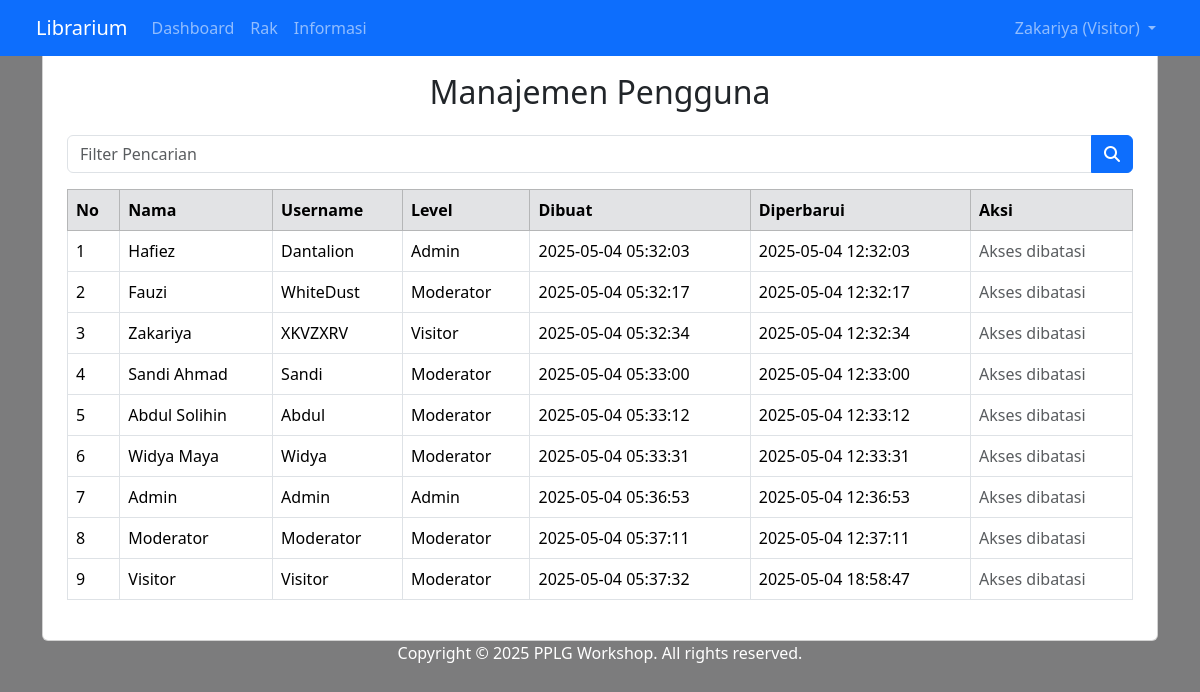
The app's page /user.php (signed in) with its own data.
### tables this page shows
CREATE TABLE `tb_user` (
  `id` int(11) NOT NULL,
  `created_at` timestamp NOT NULL DEFAULT current_timestamp(),
  `level` enum('Admin','Moderator','Visitor','') DEFAULT 'Visitor',
  `name` varchar(30) DEFAULT NULL,
  `pass` varchar(50) DEFAULT NULL,
  `username` varchar(30) DEFAULT NULL,
  `updated_at` datetime DEFAULT NULL
);

### user.php (the view, shortened to what this page needs)
<?php
include 'header.php';
$key = isset($_GET['key']) ? mysqli_real_escape_string($conn, $_GET['key']) : '';
if (!empty($key)) {
    $query = mysqli_query($conn, "SELECT * FROM tb_user WHERE name LIKE '%$key%' OR username LIKE '%$key%' OR level LIKE '%$key%'");
} else {
    $query = mysqli_query($conn, "SELECT * FROM tb_user");
}
?>
<head>
    <link rel="stylesheet" type="text/css" href="css/bootstrap.min.css">
</head>
<body class="bg-light">
    <div class="container mt-5">
        <div class="card p-4">
            <h2 class="mb-4 text-center">Manajemen Pengguna</h2>
            <form method="GET" action="">
                <div class="input-group mb-3">
                    <input type="text" name="key" class="form-control" placeholder="Filter Pencarian" value="<?= htmlspecialchars($key) ?>">
                    <button class="btn btn-primary" type="submit">
                        <i class="fa fa-search"></i>
                    </button>
                </div>
            </form>
            <table class="table table-bordered">
                <thead class="table-secondary">
                    <tr>
                        <th>No</th>
                        <th>Nama</th>
                        <th>Username</th>
                        <th>Level</th>
                        <th>Dibuat</th>
                        <th>Diperbarui</th>
                        <th>Aksi</th>
                    </tr>
                </thead>
                <tbody>
                    <?php
                    $no = 1;
                    while ($u = mysqli_fetch_assoc($query)):
                    ?>
                        <tr>
                            <td><?= $no++ ?></td>
                            <td><?= $u['name'] ?></td>
                            <td><?= $u['username'] ?></td>
                            <td><?= $u['level'] ?></td>
                            <td><?= $u['created_at'] ?></td>
                            <td><?= $u['updated_at'] ?></td>
                            <td>
                                <?php if ($_SESSION['ulevel'] == 'Admin'): ?>
                                    <a href="user_edit.php?id=<?= $u['id'] ?>" class="btn btn-warning btn-sm">Edit</a>
                                    <a href="user_delete.php?id=<?= $u['id'] ?>" class="btn btn-danger btn-sm" class="btn btn-danger btn-sm" onclick="return confirm('Hapus pengguna ini?')">Hapus</a>
                                <?php else: ?>
                                    <span class="text-muted">Akses dibatasi</span>
                                <?php endif; ?>
                            </td>
                        </tr>
                    <?php endwhile; ?>
                </tbody>
            </table>
        </div>
    </div>
</body>
<?php include 'footer.php'; ?>

### user.php (style rules this page uses)
body { background: linear-gradient(rgba(0, 0, 0, 0.5), rgba(0, 0, 0, 0.5)), url('images/background.jpg') no-repeat center center fixed; height: 100vh; background-attachment: fixed; background-position: center; background-repeat: no-repeat; background-size: cover; }

### records on screen
tb_user: name "Hafiez", username "Dantalion", level "Admin", created_at "2025-05-04 05:32:03", updated_at "2025-05-04 12:32:03"
tb_user: name "Fauzi", username "WhiteDust", level "Moderator", created_at "2025-05-04 05:32:17", updated_at "2025-05-04 12:32:17"
tb_user: name "Zakariya", username "XKVZXRV", level "Visitor", created_at "2025-05-04 05:32:34", updated_at "2025-05-04 12:32:34"
tb_user: name "Sandi Ahmad", username "Sandi", level "Moderator", created_at "2025-05-04 05:33:00", updated_at "2025-05-04 12:33:00"
tb_user: name "Abdul Solihin", username "Abdul", level "Moderator", created_at "2025-05-04 05:33:12", updated_at "2025-05-04 12:33:12"
tb_user: name "Widya Maya", username "Widya", level "Moderator", created_at "2025-05-04 05:33:31", updated_at "2025-05-04 12:33:31"
tb_user: name "Admin", username "Admin", level "Admin", created_at "2025-05-04 05:36:53", updated_at "2025-05-04 12:36:53"
tb_user: name "Moderator", username "Moderator", level "Moderator", created_at "2025-05-04 05:37:11", updated_at "2025-05-04 12:37:11"
tb_user: name "Visitor", username "Visitor", level "Moderator", created_at "2025-05-04 05:37:32", updated_at "2025-05-04 18:58:47"

### other values on screen
$_SESSION['uname'] "Zakariya"
$_SESSION['ulevel'] "Visitor"
